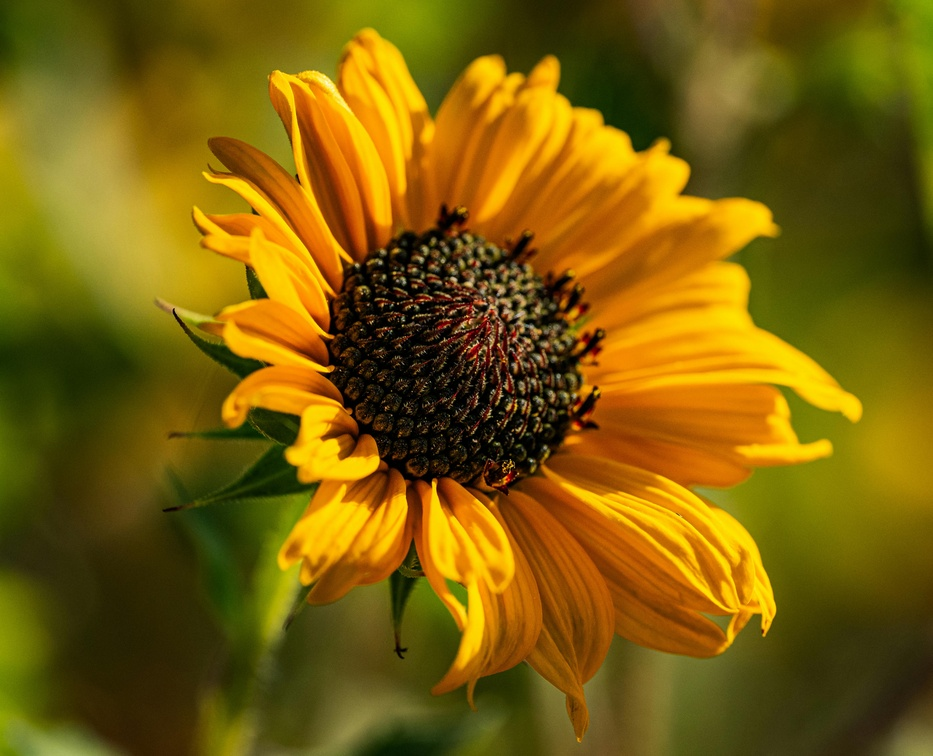
%> input picture Wavelet_transform/image.jpg, 933 x 756 px, shrunk from 4518 x 3660 before the run
$ octave Wavelet_transform.m   (GNU Octave 9; MATLAB toolbox functions it lacks are replaced by stand-ins)
%> lines starting %> are read from the running program, lines starting %| are printed output that depends on the picture; in (x1, y1, x2, y2) boxes, pixels count from 0 and x2, y2 are one past the last pixel; in counts of white or black regions, pixels touching at a corner belong together; the program's own positions count from 1
clear all;
close all;
clc;
I=imread('image.jpg');
%> I is the input picture: size 756x933x3 uint8; mean R, G, B 122.4, 94.4, 8.8
imshow(I);
Ig=rgb2gray(I);
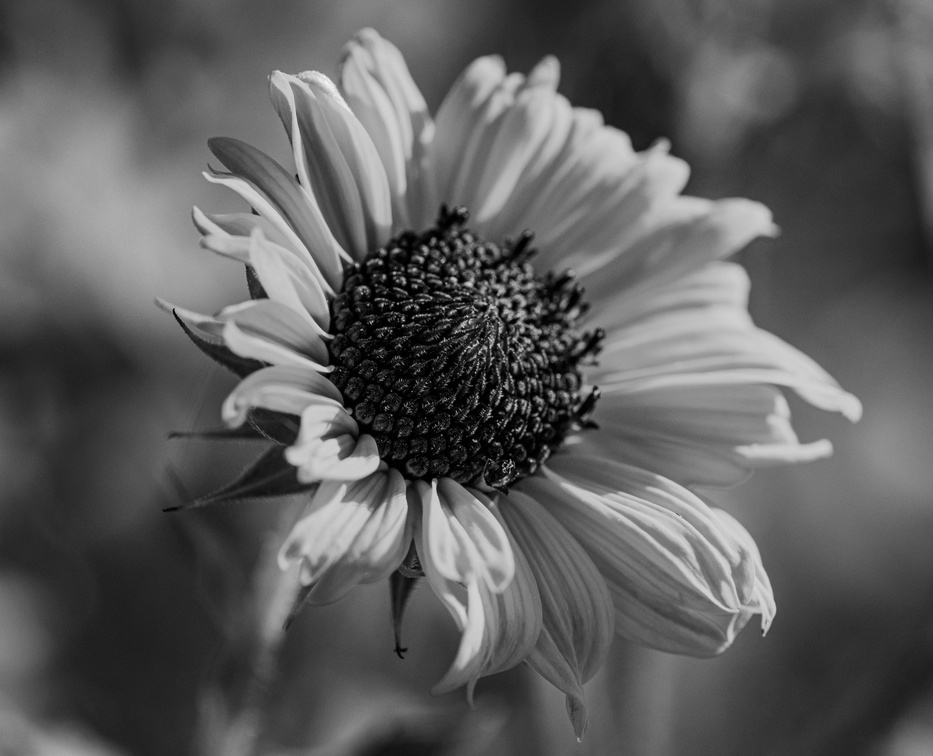
%> Ig: size 756x933 uint8; min 0, max 245, mean 93
figure;
imshow(Ig);
[Ia,Iv,Ih,Id]=dwt2(Ig,'haar');
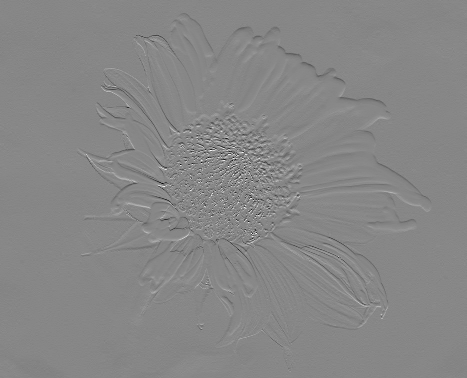
%> Iv: size 378x467 double; min -120, max 106.5, mean 0; drawn with min black and max white
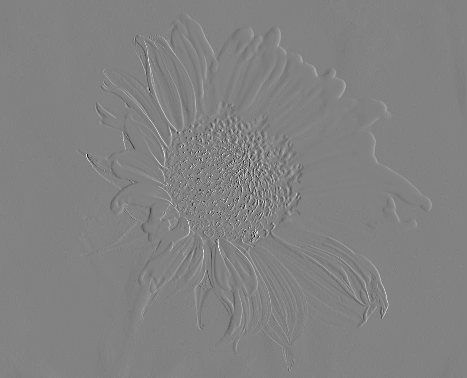
%> Ih: size 378x467 double; min -119.5, max 114.5, mean 0; drawn with min black and max white
figure;
imshow(Ia);
figure;
imshow(Iv);
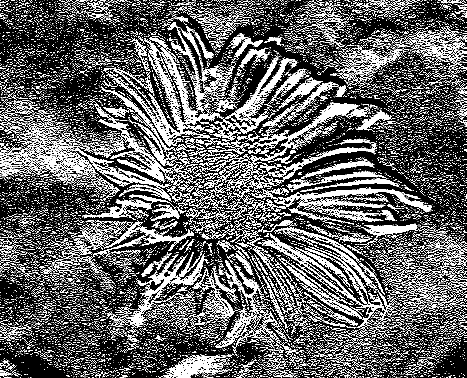
%> displayed picture: size 378x467, on the screen's scale of 0 to 255; min 0, max 255, mean 101.8
figure;
imshow(Ih);
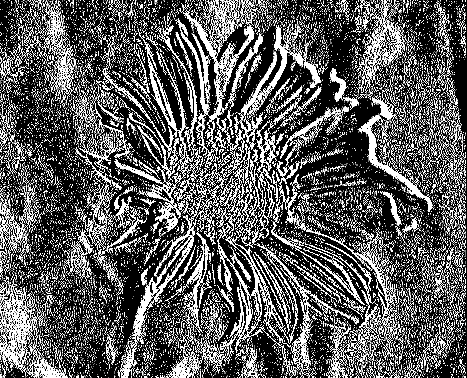
%> displayed picture: size 378x467, on the screen's scale of 0 to 255; min 0, max 255, mean 93.1
figure;
imshow(Id);
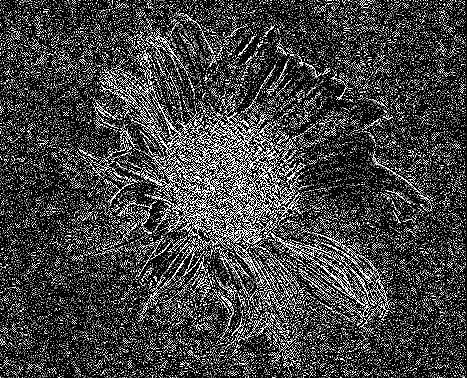
%> displayed picture: size 378x467, on the screen's scale of 0 to 255; min 0, max 255, mean 64.7
Ir=idwt2(Ia,Iv,Ih,Id,'haar');
figure;
imshow(Ir);
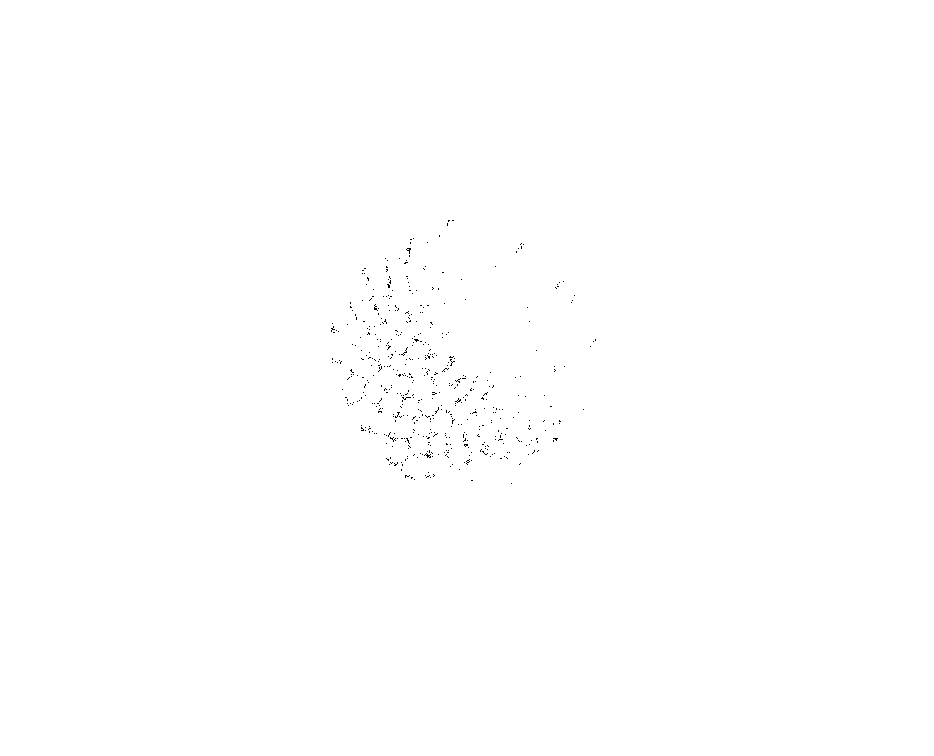
%> displayed picture: size 756x934, on the screen's scale of 0 to 255; 99.9% white; black in thin lines or dots, all inside (x1, y1, x2, y2) = (331, 220, 596, 484)
